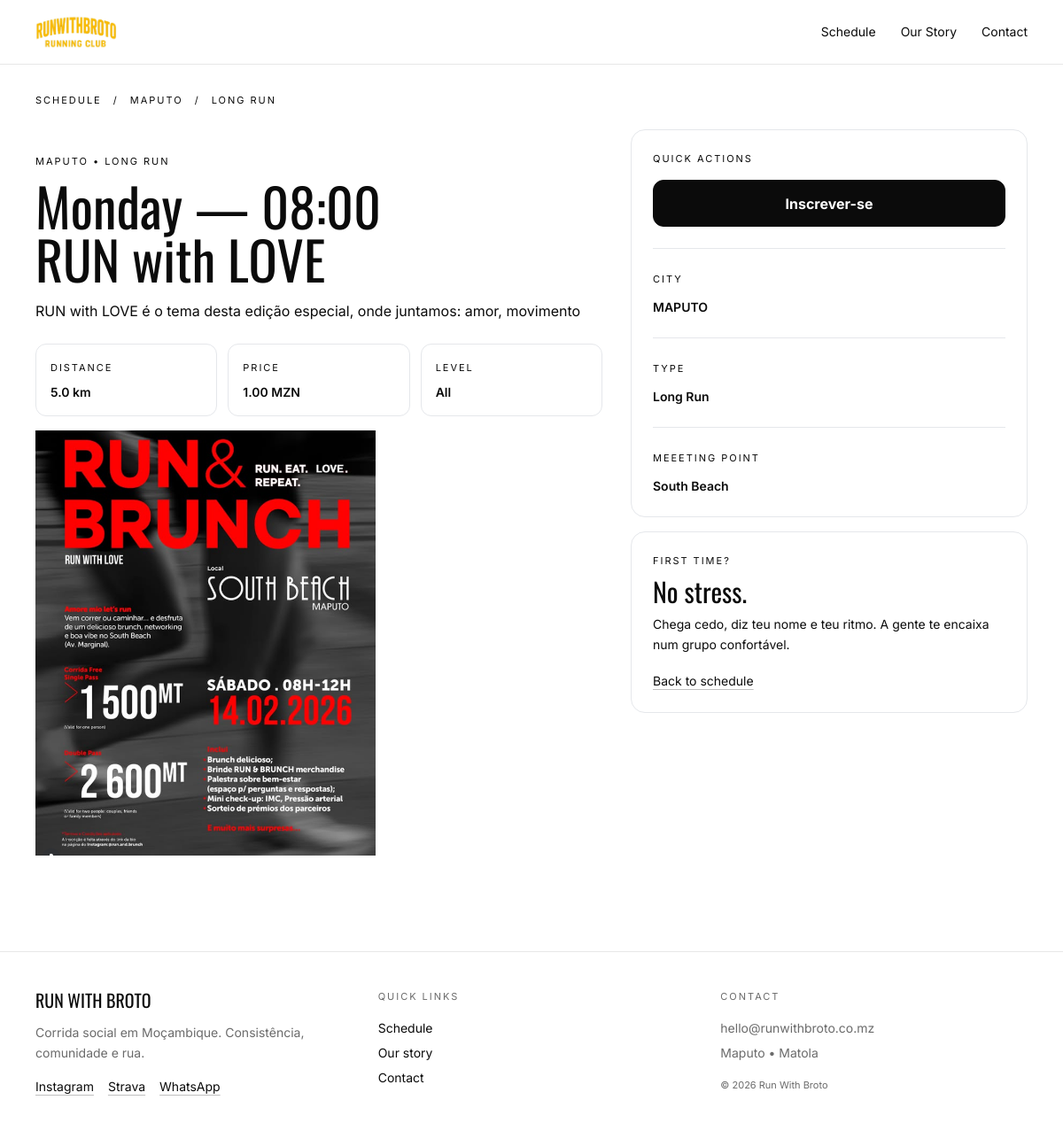
Before: /events/event/run-with-love/ with the older database file.
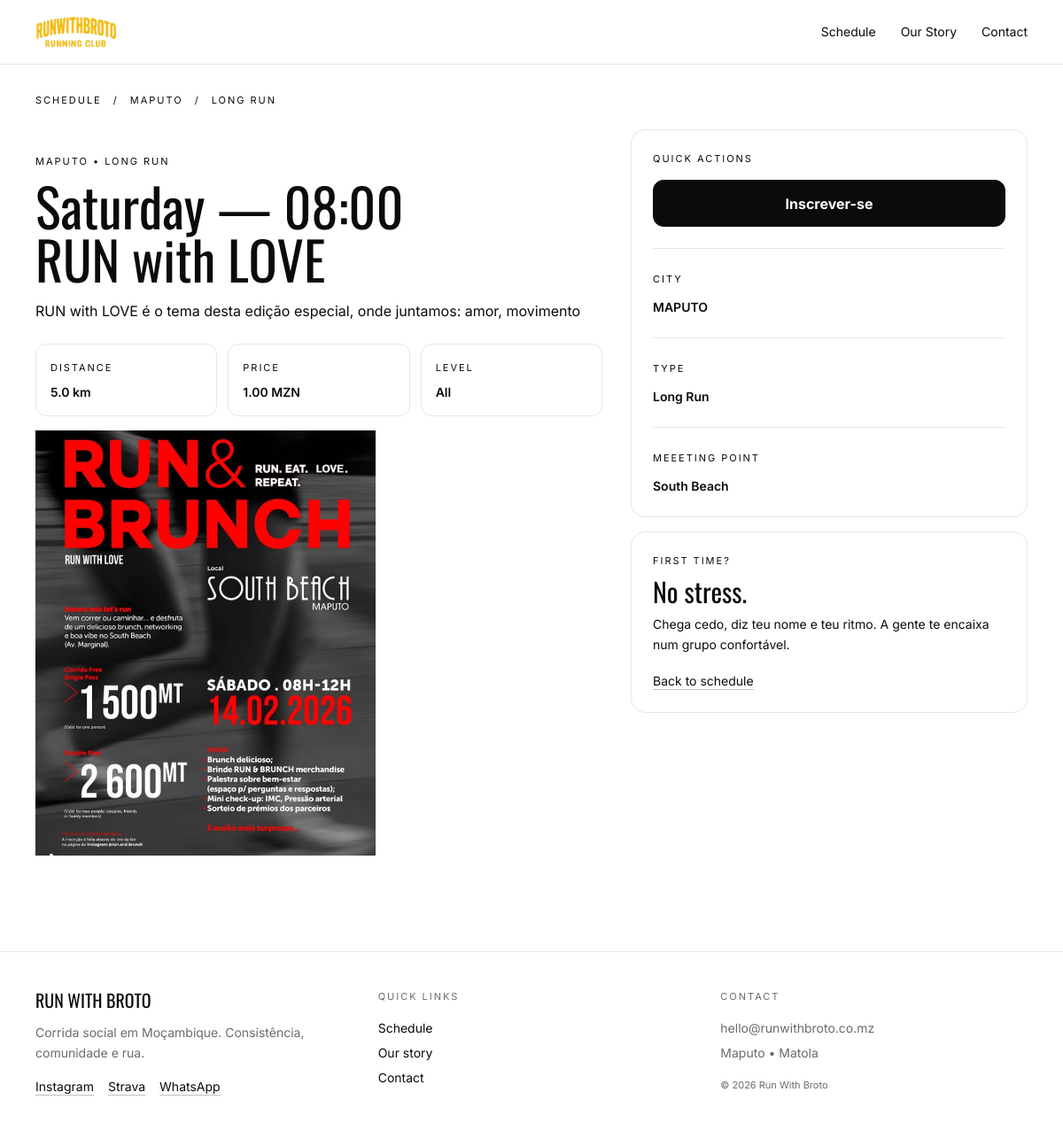
After: the same page with the newer database file.
### events/models.py (models this page shows, shortened)
class Event(models.Model):
    title = models.CharField(max_length=220)
    slug = models.SlugField(max_length=240, unique=True, db_index=True, blank=True)
    city = models.CharField(max_length=20, choices=City.choices, db_index=True)
    event_type = models.CharField(max_length=20, choices=EventType.choices, db_index=True)
    start_at = models.DateTimeField(db_index=True)
    meeting_point = models.CharField(max_length=220)
    distance_min_km = models.DecimalField(max_digits=4, decimal_places=1, null=True, blank=True)
    description = models.TextField(blank=True)
    price = models.DecimalField(
        "Preço do ticket (MZN)",
        max_digits=10,
        decimal_places=2,
        null=True,
        blank=True,
        validators=[MinValueValidator(Decimal("0.00"))],
        help_text="Deixe vazio para evento free. Ex: 500.00",
        db_index=True,
    )
    capacity = models.PositiveIntegerField(default=150)
    is_published = models.BooleanField(default=True, db_index=True)
    poster = models.ImageField(upload_to="events/posters/", blank=True, null=True)
    created_at = models.DateTimeField(auto_now_add=True)
    class Meta:
        ordering = ("start_at",)
        indexes = [
            models.Index(fields=["city", "start_at"]),
            models.Index(fields=["event_type", "start_at"]),
        ]
    @property
    def is_free(self) -> bool:
        return self.price in (None, Decimal("0.00"))
    @property
    def ticket_price_display(self) -> str:
        if self.is_free:
            return "Free"
        return f"{self.price:.2f} MZN"

### events/views.py (the view)
# urls.py: path("event/<slug:slug>/", views.event_detail, name="event_detail"),
@require_http_methods(["GET"])
def event_detail(request, slug):
    event = get_object_or_404(Event, slug=slug, is_published=True)
    return render(request, "events/event_detail.html", {"event": event})

### events/templates/events/event_detail.html
{% extends 'base.html' %}
{% block content %}
    <section class="max-w-6xl mx-auto px-4 pt-8 pb-16">
        <nav class="text-[11px] muted label">
            <a class="hover:opacity-70" href="{% url 'events:event_list' %}">schedule</a> <span class="mx-2">/</span>
            <span>{{ event.city }}</span> <span class="mx-2">/</span>
            <span>{{ event.get_event_type_display }}</span>
        </nav>
        <div class="mt-6 grid lg:grid-cols-12 gap-8 items-start">
            <div class="lg:col-span-7">
                <div class="py-7 hairline overflow-hidden">
                    <div class="hairline">
                        <div class="text-[11px] muted label">{{ event.city }} • {{ event.get_event_type_display }}</div>
                        <h1 class="mt-3 font-display text-5xl md:text-6xl leading-[0.92]">
                            {{ event.start_at|date:"l" }} — {{ event.start_at|time:"H:i" }}
                            <span class="block">{{ event.title }}</span>
                        </h1>
                        <p class="mt-4 muted leading-relaxed max-w-2xl">
                            {{ event.description }}
                        </p>
                        <div class="mt-6 grid sm:grid-cols-3 gap-3 text-sm">
                            <div class="border hairline rounded-xl p-4">
                                <div class="text-[11px] muted label">distance</div>
                                <div class="mt-2 font-semibold">{{ event.distance_min_km }} km</div>
                            </div>
                            <div class="border hairline rounded-xl p-4">
                                <div class="text-[11px] muted label">price</div>
                                <div class="mt-2 font-semibold">{{ event.ticket_price_display }}</div>
                            </div>
                            <div class="border hairline rounded-xl p-4">
                                <div class="text-[11px] muted label">level</div>
                                <div class="mt-2 font-semibold">All</div>
                            </div>
                        </div>
                    </div>
                    {% if event.poster %}
                        <div class="my-4 flex">
                            <div class="w-full max-w-sm aspect-[4/5] hairline overflow-hidden">
                                <img
                                        src="{{ event.poster.url }}"
                                        alt="{{ event.title }}"
                                        class="w-full h-full object-cover"
                                        loading="lazy"
                                >
                            </div>
                        </div>
                    {% else %}
                        <div class="mt-4 aspect-[4/5] hairline rounded-2xl bg-[linear-gradient(135deg,#f2f2f2,#dcdcdc)] grid place-items-center">
                            <span class="text-[11px] muted label">black & white photo</span>
                        </div>
                    {% endif %}
                </div>
            </div>
            <aside class="lg:col-span-5">
                <div class="border hairline rounded-2xl p-6">
                    <div class="text-[11px] muted label">quick actions</div>
                    <div class="mt-4 grid gap-3">
                        <a class="btn-solid text-center" href="{% url 'events:register_form' event.slug %}">Inscrever-se</a>
                    </div>
                    <div class="mt-6 border-t hairline pt-6 text-sm">
                        <div class="text-[11px] muted label">city</div>
                        <div class="mt-3 font-semibold">{{ event.city }}</div>
                    </div>
                    <div class="mt-6 border-t hairline pt-6 text-sm">
                        <div class="text-[11px] muted label">type</div>
                        <div class="mt-3 font-semibold">{{ event.get_event_type_display }}</div>
                    </div>
                    <div class="mt-6 border-t hairline pt-6 text-sm">
                        <div class="text-[11px] muted label">meeeting point</div>
                        <div class="mt-3 font-semibold">{{ event.meeting_point }}</div>
                    </div>
                </div>
                <div class="mt-4 border hairline rounded-2xl p-6">
                    <div class="text-[11px] muted label">first time?</div>
                    <div class="mt-3 font-display text-3xl leading-[0.95]">No stress.</div>
                    <p class="mt-3 muted leading-relaxed text-sm">
                        Chega cedo, diz teu nome e teu ritmo. A gente te encaixa num grupo confortável.
                    </p>
                    <div class="mt-4">
                        <a class="link-u text-sm" href="{% url 'events:event_list' %}">Back to schedule</a>
                    </div>
                </div>
            </aside>
        </div>
    </section>
{% endblock %}

### templates/base.html (shortened to what this page needs)
{% load static %}
<!doctype html>
<html lang="pt">
<head>
    <script src="https://cdn.tailwindcss.com"></script>
    <link rel="stylesheet" href="{% static 'css/app.css' %}">
</head>
<body class="font-body bg-paper text-ink antialiased">
{% include "includes/navbar.html" %}
<main>
    {% block content %}{% endblock %}
</main>
{% include "includes/footer.html" %}
</body>
</html>

### templates/includes/navbar.html (shortened to what this page needs)
{% load static %}
<header class="sticky top-0 z-50 bg-white/90 backdrop-blur border-b border-hairline">
    <div class="max-w-6xl mx-auto px-4 py-4 flex items-center justify-between gap-4">
        <a href="" class="flex items-end ">
            <img src="{% static 'img/LogoRunwithBroto.png' %}" alt="Run With Broto Logo" class="h-10 w-auto">
        </a>
        <nav class="hidden md:flex items-center gap-7 text-sm">
            <a class="hover:opacity-70 transition {% if request.path|slice:':10' == '/schedule/' %}font-semibold{% endif %}"
               href="{% url 'events:event_list' %}">Schedule</a>
            <a class="hover:opacity-70 transition {% if request.path == '/our-story/' %}font-semibold{% endif %}"
               href="{% url 'core:our_story' %}">Our Story</a>
            <a class="hover:opacity-70 transition {% if request.path == '/contact/' %}font-semibold{% endif %}"
               href="{% url 'core:contact' %}">Contact</a>
        </nav>
    </div>
</header>

### templates/includes/footer.html
<footer class="border-t border-hairline">
    <div class="max-w-6xl mx-auto px-4 py-10 grid gap-10 md:grid-cols-3 text-sm">
        <div>
            <div class="font-display text-xl">RUN WITH BROTO</div>
            <p class="mt-3 text-muted leading-relaxed">
                Corrida social em Moçambique. Consistência, comunidade e rua.
            </p>
            <div class="mt-4 flex gap-4">
                <a class="link-u" href="#" rel="nofollow">Instagram</a>
                <a class="link-u" href="#" rel="nofollow">Strava</a>
                <a class="link-u" href="#" rel="nofollow">WhatsApp</a>
            </div>
        </div>
        <div>
            <div class="text-[11px] text-muted label">quick links</div>
            <div class="mt-4 grid gap-2">
                <a class="hover:opacity-70" href="#">Schedule</a>
                <a class="hover:opacity-70" href="{% url 'core:our_story' %}">Our story</a>
                <a class="hover:opacity-70" href="{% url 'core:contact' %}">Contact</a>
            </div>
        </div>
        <div>
            <div class="text-[11px] text-muted label">contact</div>
            <div class="mt-4 grid gap-2 text-muted">
                <div>hello@runwithbroto.co.mz</div>
                <div>Maputo • Matola</div>
            </div>
            <div class="mt-4 text-[11px] text-muted">© <span data-year></span> Run With Broto</div>
        </div>
    </div>
</footer>

### static/css/app.css (style rules this page uses)
:root { --ink: #0B0B0B; --muted: #6B6B6B; --line: #E7E7E7; --paper: #FFFFFF; }
.bg-paper { background: var(--paper); }
.text-ink { color: var(--ink); }
.text-muted { color: var(--muted); }
.border-hairline { border-color: var(--line); }
.font-display { font-family: "Oswald", system-ui, -apple-system, Segoe UI, Roboto, Arial, sans-serif; }
.font-body { font-family: "Inter", system-ui, -apple-system, Segoe UI, Roboto, Arial, sans-serif; }
.label { letter-spacing: .18em; text-transform: uppercase; }
.link-u { text-decoration: underline; text-decoration-color: rgba(0, 0, 0, .25); text-underline-offset: 4px; }
.btn-solid { background: var(--ink); color: #fff; border: 1px solid var(--ink); padding: .85rem 1.05rem; border-radius: .75rem; font-weight: 700; transition: 150ms ease; }

Changed rows visible on the page:
changed Event "RUN with LOVE": start_at "Monday" → "Saturday"
